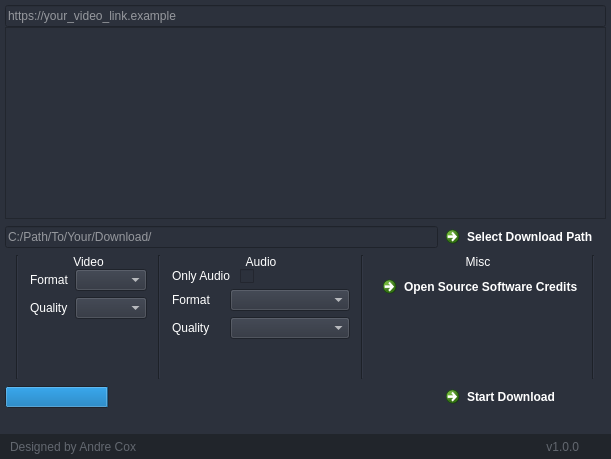
        <widget class="QFrame" name="frame_center">
         <property name="sizePolicy">
          <sizepolicy hsizetype="Expanding" vsizetype="Expanding">
           <horstretch>0</horstretch>
           <verstretch>0</verstretch>
          </sizepolicy>
         </property>
         <property name="styleSheet">
          <string notr="true">background-color: rgb(40, 44, 52);</string>
         </property>
         <property name="frameShape">
          <enum>QFrame::NoFrame</enum>
         </property>
         <property name="frameShadow">
          <enum>QFrame::Raised</enum>
         </property>
         <layout class="QHBoxLayout" name="horizontalLayout_2">
          <property name="spacing">
           <number>0</number>
          </property>
          <property name="leftMargin">
           <number>0</number>
          </property>
          <property name="topMargin">
           <number>0</number>
          </property>
          <property name="rightMargin">
           <number>0</number>
          </property>
          <property name="bottomMargin">
           <number>0</number>
          </property>
          <item>
           <widget class="QFrame" name="frame_content_right">
            <property name="styleSheet">
             <string notr="true">background-color: rgb(44, 49, 60);</string>
            </property>
            <property name="frameShape">
             <enum>QFrame::NoFrame</enum>
            </property>
            <property name="frameShadow">
             <enum>QFrame::Raised</enum>
            </property>
            <layout class="QVBoxLayout" name="verticalLayout_4">
             <property name="spacing">
              <number>0</number>
             </property>
             <property name="leftMargin">
              <number>0</number>
             </property>
             <property name="topMargin">
              <number>0</number>
             </property>
             <property name="rightMargin">
              <number>0</number>
             </property>
             <property name="bottomMargin">
              <number>0</number>
             </property>
             <item>
              <widget class="QFrame" name="frame_content">
               <property name="styleSheet">
                <string notr="true">border-color: rgb(255, 255, 255);color: rgb(255, 255, 255)</string>
               </property>
               <property name="frameShape">
                <enum>QFrame::NoFrame</enum>
               </property>
               <property name="frameShadow">
                <enum>QFrame::Raised</enum>
               </property>
               <layout class="QVBoxLayout" name="verticalLayout_9">
                <property name="spacing">
                 <number>0</number>
                </property>
                <property name="leftMargin">
                 <number>5</number>
                </property>
                <property name="topMargin">
                 <number>5</number>
                </property>
                <property name="rightMargin">
                 <number>5</number>
                </property>
                <property name="bottomMargin">
                 <number>5</number>
                </property>
                <item>
                 <widget class="QLineEdit" name="urlInput">
                  <property name="toolTipDuration">
                   <number>-1</number>
                  </property>
                  <property name="placeholderText">
                   <string>https://your_video_link.example</string>
                  </property>
                 </widget>
                </item>
                <item>
                 <widget class="QListWidget" name="urlList"/>
                </item>
                <item>
                 <layout class="QGridLayout" name="gridLayout_2">
                  <item row="1" column="1">
                   <widget class="QCommandLinkButton" name="directoryButton">
                    <property name="sizePolicy">
                     <sizepolicy hsizetype="Minimum" vsizetype="Preferred">
                      <horstretch>0</horstretch>
                      <verstretch>0</verstretch>
                     </sizepolicy>
                    </property>
                    <property name="layoutDirection">
                     <enum>Qt::RightToLeft</enum>
                    </property>
                    <property name="text">
                     <string>Select Download Path</string>
                    </property>
                    <property name="icon">
                     <iconset resource="files.qrc">
                      <normaloff>:/20x20/icons/20x20/cil-folder-open.png</normaloff>:/20x20/icons/20x20/cil-folder-open.png</iconset>
                    </property>
                   </widget>
                  </item>
                  <item row="1" column="0">
                   <widget class="QLineEdit" name="dirPath">
                    <property name="placeholderText">
                     <string>C:/Path/To/Your/Download/</string>
                    </property>
                   </widget>
                  </item>
                 </layout>
                </item>
                <item>
                 <layout class="QHBoxLayout" name="horizontalLayout_11">
                  <item>
                   <widget class="Line" name="line_5">
                    <property name="minimumSize">
                     <size>
                      <width>25</width>
                      <height>0</height>
                     </size>
                    </property>
                    <property name="orientation">
                     <enum>Qt::Vertical</enum>
                    </property>
                   </widget>
                  </item>
                  <item>
                   <layout class="QHBoxLayout" name="horizontalLayout_9">
                    <property name="sizeConstraint">
                     <enum>QLayout::SetDefaultConstraint</enum>
                    </property>
                    <item>
                     <layout class="QVBoxLayout" name="verticalLayout_7">
                      <item>
                       <widget class="QLabel" name="label">
                        <property name="text">
                         <string>Video</string>
                        </property>
                        <property name="alignment">
                         <set>Qt::AlignCenter</set>
                        </property>
                       </widget>
                      </item>
                      <item>
                       <layout class="QFormLayout" name="formLayout_3">
                        <property name="horizontalSpacing">
                         <number>6</number>
                        </property>
                        <property name="verticalSpacing">
                         <number>6</number>
                        </property>
                        <item row="0" column="0">
                         <widget class="QLabel" name="VideoFormatLabel">
                          <property name="text">
                           <string>Format</string>
                          </property>
                         </widget>
                        </item>
                        <item row="0" column="1">
                         <widget class="QComboBox" name="VideoFormat">
                          <property name="sizePolicy">
                           <sizepolicy hsizetype="Preferred" vsizetype="Maximum">
                            <horstretch>0</horstretch>
                            <verstretch>0</verstretch>
                           </sizepolicy>
                          </property>
                         </widget>
                        </item>
                        <item row="1" column="0">
                         <widget class="QLabel" name="VideoQualityLabel">
                          <property name="text">
                           <string>Quality</string>
                          </property>
                         </widget>
                        </item>
                        <item row="1" column="1">
                         <widget class="QComboBox" name="VideoQuality"/>
                        </item>
                       </layout>
                      </item>
                      <item>
                       <spacer name="verticalSpacer">
                        <property name="orientation">
                         <enum>Qt::Vertical</enum>
                        </property>
                        <property name="sizeHint" stdset="0">
                         <size>
                          <width>20</width>
                          <height>40</height>
                         </size>
                        </property>
                       </spacer>
                      </item>
                     </layout>
                    </item>
                    <item>
                     <widget class="Line" name="line_2">
                      <property name="minimumSize">
                       <size>
                        <width>25</width>
                        <height>0</height>
                       </size>
                      </property>
                      <property name="orientation">
                       <enum>Qt::Vertical</enum>
                      </property>
                     </widget>
                    </item>
                    <item>
                     <layout class="QVBoxLayout" name="verticalLayout_6">
                      <item>
                       <widget class="QLabel" name="label_2">
                        <property name="text">
                         <string>Audio</string>
                        </property>
                        <property name="alignment">
                         <set>Qt::AlignCenter</set>
                        </property>
                       </widget>
                      </item>
                      <item>
                       <layout class="QFormLayout" name="formLayout_2">
                        <property name="verticalSpacing">
                         <number>6</number>
                        </property>
                        <item row="1" column="0">
                         <widget class="QLabel" name="AudioFormatLabel">
                          <property name="text">
                           <string>Format</string>
                          </property>
                         </widget>
                        </item>
                        <item row="2" column="0">
                         <widget class="QLabel" name="AudioQualityLabel">
                          <property name="text">
                           <string>Quality</string>
                          </property>
                         </widget>
                        </item>
                        <item row="1" column="1">
                         <widget class="QComboBox" name="AudioFormat"/>
                        </item>
                        <item row="2" column="1">
                         <widget class="QComboBox" name="AudioQuality"/>
                        </item>
                        <item row="0" column="0">
                         <widget class="QLabel" name="label_9">
                          <property name="text">
                           <string>Only Audio</string>
                          </property>
                         </widget>
                        </item>
                        <item row="0" column="1">
                         <widget class="QCheckBox" name="onlyAudio">
                          <property name="styleSheet">
                           <string notr="true">margin-left:10%; margin-right:90%;</string>
                          </property>
                          <property name="text">
                           <string/>
                          </property>
                         </widget>
                        </item>
                       </layout>
                      </item>
                      <item>
                       <spacer name="verticalSpacer_2">
                        <property name="orientation">
                         <enum>Qt::Vertical</enum>
                        </property>
                        <property name="sizeHint" stdset="0">
                         <size>
                          <width>20</width>
                          <height>40</height>
                         </size>
                        </property>
                       </spacer>
                      </item>
                     </layout>
                    </item>
                    <item>
                     <widget class="Line" name="line_3">
                      <property name="sizePolicy">
                       <sizepolicy hsizetype="Fixed" vsizetype="Minimum">
                        <horstretch>0</horstretch>
                        <verstretch>0</verstretch>
                       </sizepolicy>
                      </property>
                      <property name="minimumSize">
                       <size>
                        <width>25</width>
                        <height>0</height>
                       </size>
                      </property>
                      <property name="orientation">
                       <enum>Qt::Vertical</enum>
                      </property>
                     </widget>
                    </item>
                    <item>
                     <layout class="QVBoxLayout" name="verticalLayout_5">
                      <item>
                       <widget class="QLabel" name="label_3">
                        <property name="text">
                         <string>Misc</string>
                        </property>
                        <property name="alignment">
                         <set>Qt::AlignCenter</set>
                        </property>
                       </widget>
                      </item>
                      <item>
                       <layout class="QFormLayout" name="formLayout">
                        <item row="0" column="1">
                         <widget class="QCommandLinkButton" name="creditsButton">
                          <property name="sizePolicy">
                           <sizepolicy hsizetype="Preferred" vsizetype="Minimum">
                            <horstretch>0</horstretch>
                            <verstretch>0</verstretch>
                           </sizepolicy>
                          </property>
                          <property name="text">
                           <string>Open Source Software Credits</string>
                          </property>
                          <property name="icon">
                           <iconset resource="files.qrc">
                            <normaloff>:/20x20/icons/20x20/cil-mood-good.png</normaloff>:/20x20/icons/20x20/cil-mood-good.png</iconset>
                          </property>
                         </widget>
                        </item>
                       </layout>
                      </item>
                      <item>
                       <spacer name="verticalSpacer_3">
                        <property name="orientation">
                         <enum>Qt::Vertical</enum>
                        </property>
                        <property name="sizeHint" stdset="0">
                         <size>
                          <width>20</width>
                          <height>40</height>
                         </size>
                        </property>
                       </spacer>
                      </item>
                     </layout>
                    </item>
                   </layout>
                  </item>
                  <item>
                   <widget class="Line" name="line_4">
                    <property name="sizePolicy">
                     <sizepolicy hsizetype="Fixed" vsizetype="Minimum">
                      <horstretch>0</horstretch>
                      <verstretch>0</verstretch>
                     </sizepolicy>
                    </property>
                    <property name="minimumSize">
                     <size>
                      <width>25</width>
                      <height>0</height>
                     </size>
                    </property>
                    <property name="orientation">
                     <enum>Qt::Vertical</enum>
                    </property>
                   </widget>
                  </item>
                 </layout>
                </item>
                <item>
                 <layout class="QGridLayout" name="gridLayout_3">
                  <item row="0" column="1">
                   <widget class="QCommandLinkButton" name="downloadButton">
                    <property name="text">
                     <string>Start Download</string>
                    </property>
                    <property name="iconSize">
                     <size>
                      <width>20</width>
                      <height>20</height>
                     </size>
                    </property>
                   </widget>
                  </item>
                  <item row="0" column="0">
                   <widget class="QProgressBar" name="progressBar">
                    <property name="value">
                     <number>24</number>
                    </property>
                    <property name="textVisible">
                     <bool>false</bool>
                    </property>
                   </widget>
                  </item>
                 </layout>
                </item>
                <item>
                 <layout class="QVBoxLayout" name="verticalLayout_8">
                  <item>
                   <widget class="QLabel" name="ExtraInfo">
                    <property name="text">
                     <string/>
                    </property>
                   </widget>
                  </item>
                 </layout>
                </item>
               </layout>
              </widget>
             </item>
             <item>
              <widget class="QFrame" name="frame_grip">
               <property name="minimumSize">
                <size>
                 <width>0</width>
                 <height>25</height>
                </size>
               </property>
               <property name="maximumSize">
                <size>
                 <width>16777215</width>
                 <height>25</height>
                </size>
               </property>
               <property name="styleSheet">
                <string notr="true">background-color: rgb(33, 37, 43);</string>
               </property>
               <property name="frameShape">
                <enum>QFrame::NoFrame</enum>
               </property>
               <property name="frameShadow">
                <enum>QFrame::Raised</enum>
               </property>
               <layout class="QHBoxLayout" name="horizontalLayout_6">
                <property name="spacing">
                 <number>0</number>
                </property>
                <property name="leftMargin">
                 <number>0</number>
                </property>
                <property name="topMargin">
                 <number>0</number>
                </property>
                <property name="rightMargin">
                 <number>2</number>
                </property>
                <property name="bottomMargin">
                 <number>0</number>
                </property>
                <item>
                 <widget class="QFrame" name="frame_label_bottom">
                  <property name="frameShape">
                   <enum>QFrame::NoFrame</enum>
                  </property>
                  <property name="frameShadow">
                   <enum>QFrame::Raised</enum>
                  </property>
                  <layout class="QHBoxLayout" name="horizontalLayout_7">
                   <property name="spacing">
                    <number>0</number>
                   </property>
                   <property name="leftMargin">
                    <number>10</number>
                   </property>
                   <property name="topMargin">
                    <number>0</number>
                   </property>
                   <property name="rightMargin">
                    <number>10</number>
                   </property>
                   <property name="bottomMargin">
                    <number>0</number>
                   </property>
                   <item>
                    <widget class="QLabel" name="label_credits">
                     <property name="font">
                      <font>
                       <family>Segoe UI</family>
                      </font>
                     </property>
                     <property name="styleSheet">
                      <string notr="true">color: rgb(98, 103, 111);</string>
                     </property>
                     <property name="text">
                      <string>Designed by Andre Cox</string>
                     </property>
                    </widget>
                   </item>
                   <item>
                    <widget class="QLabel" name="label_version">
                     <property name="maximumSize">
                      <size>
                       <width>100</width>
                       <height>16777215</height>
                      </size>
                     </property>
                     <property name="font">
                      <font>
                       <family>Segoe UI</family>
                      </font>
                     </property>
                     <property name="styleSheet">
                      <string notr="true">color: rgb(98, 103, 111);</string>
                     </property>
                     <property name="text">
                      <string>v1.0.0</string>
                     </property>
                     <property name="alignment">
                      <set>Qt::AlignRight|Qt::AlignTrailing|Qt::AlignVCenter</set>
                     </property>
                    </widget>
                   </item>
                  </layout>
                 </widget>
                </item>
                <item>
                 <widget class="QFrame" name="frame_size_grip">
                  <property name="maximumSize">
                   <size>
                    <width>20</width>
                    <height>20</height>
                   </size>
                  </property>
                  <property name="styleSheet">
                   <string notr="true">QSizeGrip {
	background-image: url(:/16x16/icons/16x16/cil-size-grip.png);
	background-position: center;
	background-repeat: no-reperat;
}</string>
                  </property>
                  <property name="frameShape">
                   <enum>QFrame::NoFrame</enum>
                  </property>
                  <property name="frameShadow">
                   <enum>QFrame::Raised</enum>
                  </property>
                 </widget>
                </item>
               </layout>
              </widget>
             </item>
            </layout>
           </widget>
          </item>
         </layout>
        </widget>
